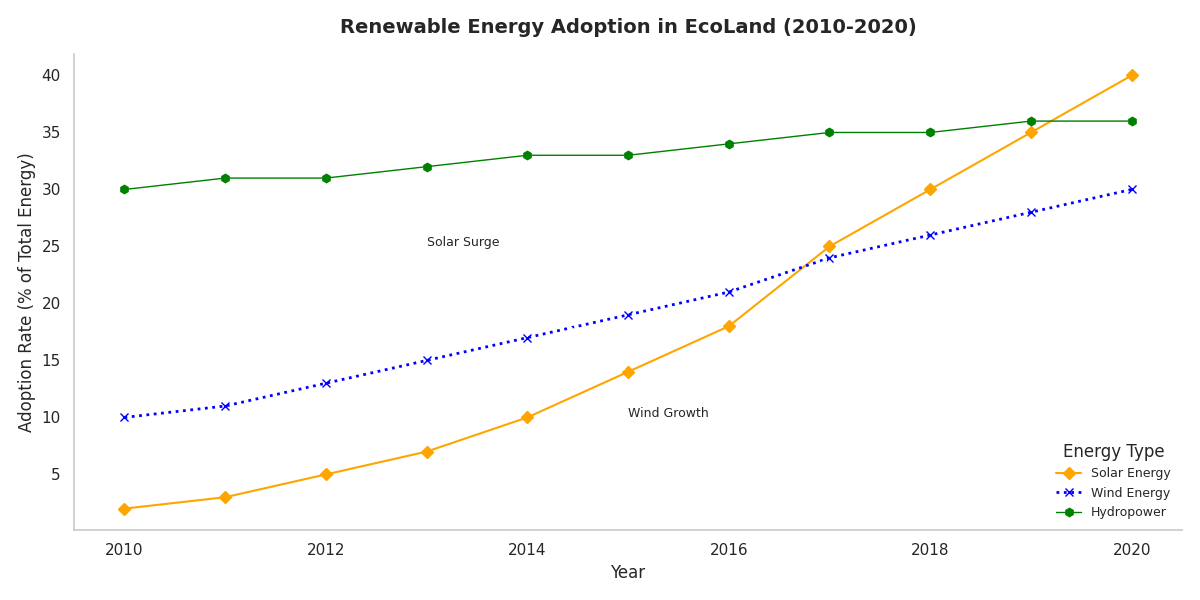

Recreate this plot in Python.
import matplotlib.pyplot as plt
import numpy as np

years = np.arange(2010, 2021)
solar_adoption = [2, 3, 5, 7, 10, 14, 18, 25, 30, 35, 40]
wind_adoption = [10, 11, 13, 15, 17, 19, 21, 24, 26, 28, 30]
hydro_adoption = [30, 31, 31, 32, 33, 33, 34, 35, 35, 36, 36]

plt.figure(figsize=(12, 6))

plt.plot(years, solar_adoption, label='Solar Energy', color='orange', linestyle='-', marker='D', linewidth=1.5)
plt.plot(years, wind_adoption, label='Wind Energy', color='blue', linestyle=':', marker='x', linewidth=2)
plt.plot(years, hydro_adoption, label='Hydropower', color='green', linestyle='-', marker='h', linewidth=1)

plt.title('Renewable Energy Adoption in EcoLand (2010-2020)', fontsize=14, fontweight='bold', pad=15)
plt.xlabel('Year', fontsize=12)
plt.ylabel('Adoption Rate (% of Total Energy)', fontsize=12)

plt.legend(title="Energy Type", loc='lower right', fontsize=9, frameon=False, shadow=True)

plt.grid(False)

plt.annotate('Solar Surge', xy=(2015, 14), xytext=(2013, 25),
             arrowprops=dict(facecolor='grey', arrowstyle='->'),
             fontsize=9, backgroundcolor='w')

plt.annotate('Wind Growth', xy=(2017, 24), xytext=(2015, 10),
             arrowprops=dict(facecolor='grey', arrowstyle='->'),
             fontsize=9, backgroundcolor='w')

plt.subplot().spines['top'].set_visible(False)
plt.subplot().spines['right'].set_visible(False)

plt.tight_layout()
plt.show()
